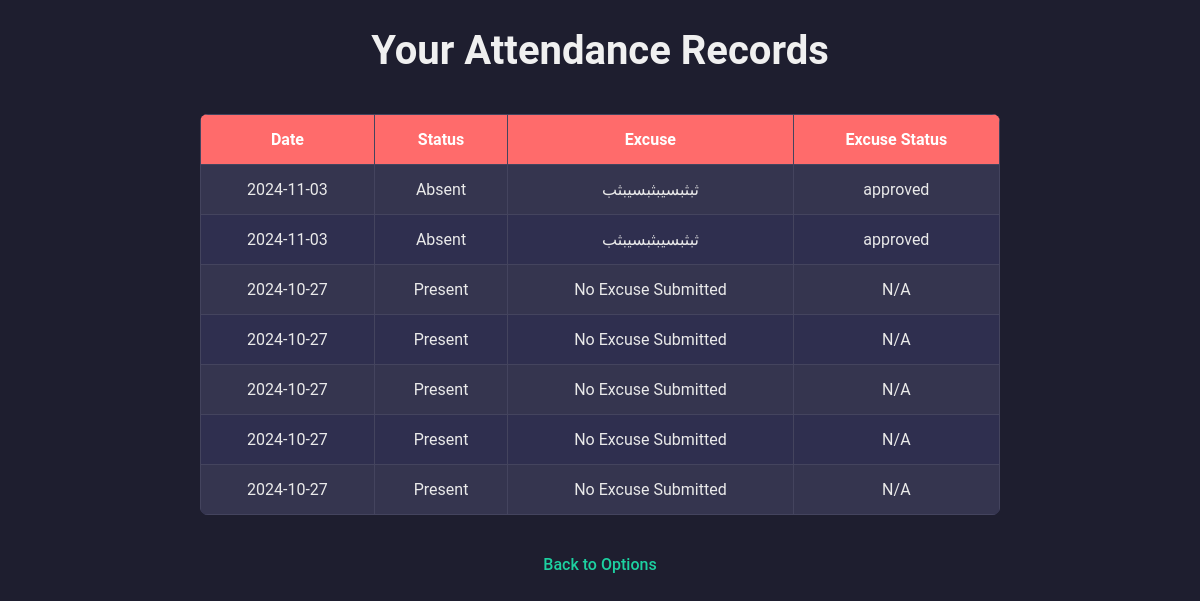
Page /view_student_attendance (signed in) on the committed database.
### tables this page shows
CREATE TABLE AttendanceRecord (
    id INTEGER PRIMARY KEY AUTOINCREMENT,
    student_id INTEGER,
    date TEXT,
    status TEXT,
    excuse TEXT,
    class_id INTEGER,
    excuse_status TEXT,
    FOREIGN KEY (student_id) REFERENCES Students(id),
    FOREIGN KEY (class_id) REFERENCES Classes(id)
);

### AttSys/app.py (the view)
@app.route('/view_student_attendance')
def view_student_attendance():
    if 'student_id' not in session:
        return redirect(url_for('student_login'))
    student_id = session['student_id']
    db = get_db()
    cursor = db.cursor()
    cursor.execute("""
        SELECT date, status, excuse, excuse_status
        FROM AttendanceRecord
        WHERE student_id = ?
        ORDER BY date DESC
    """, (student_id,))
    attendance_records = cursor.fetchall()
    return render_template('view_student_attendance.html', attendance_records=attendance_records)

### AttSys/app.py (called while the page is built)
def get_db():
    DATABASE = 'attendance.db'
    db = getattr(g, '_database', None)
    if db is None:
        db = g._database = sqlite3.connect(DATABASE)
    return db

@app.teardown_appcontext
def close_connection(exception):
    DATABASE = 'attendance.db'
    db = getattr(g, '_database', None)
    if db is not None:
        db.close()

### AttSys/templates/view_student_attendance.html (shortened to what this page needs)
<!DOCTYPE html>
<html>
<head>
    <link rel="stylesheet" href="/static/style.css">
</head>
<body>
    <h1>Your Attendance Records</h1>
    <table>
        <tr>
            <th>Date</th>
            <th>Status</th>
            <th>Excuse</th>
            <th>Excuse Status</th>
        </tr>
        {% for record in attendance_records %}
        <tr>
            <td>{{ record[0] }}</td>
            <td>{{ record[1] }}</td>
            <td>{{ record[2] or 'No Excuse Submitted' }}</td>
            <td>{{ record[3] if record[2] else 'N/A' }}</td>
        </tr>
        {% endfor %}
    </table>
    <a href="{{ url_for('student_options') }}">Back to Options</a>
</body>
</html>

### AttSys/static/style.css (style rules this page uses)
body { font-family: 'Roboto', Arial, sans-serif; background-color: #1e1e2f; color: #dcdcdc; margin: 0; padding: 0; text-align: center; }
h1 { color: #f0f0f0; margin-bottom: 20px; font-size: 2.5rem; font-weight: 10000; }
a { display: block; color: #1dd1a1; font-size: 1rem; font-weight: 500; margin-top: 25px; text-decoration: none; transition: color 0.3s ease; }
table { margin: 40px auto; border-collapse: collapse; width: 95%; max-width: 800px; font-size: 1rem; background-color: #3a3a5c; color: #f0f0f0; border-radius: 8px; overflow: hidden; }
th, td { padding: 15px; border: 1px solid #44445e; }
th { background-color: #ff6b6b; font-weight: 700; color: #ffffff; }
td { background-color: #2f2f4f; color: #eaeaea; }
tr:nth-child(even) td { background-color: #35354f; }

### rows in the picture
AttendanceRecord: date "2024-11-03", status "Absent", excuse "ثبثبسيبثبسيبثب", excuse+excuse_status "approved"
AttendanceRecord: date "2024-11-03", status "Absent", excuse "ثبثبسيبثبسيبثب", excuse+excuse_status "approved"
AttendanceRecord: date "2024-10-27", status "Present", record "No Excuse Submitted", record "N/A"
AttendanceRecord: date "2024-10-27", status "Present", record "No Excuse Submitted", record "N/A"
AttendanceRecord: date "2024-10-27", status "Present", record "No Excuse Submitted", record "N/A"
AttendanceRecord: date "2024-10-27", status "Present", record "No Excuse Submitted", record "N/A"
AttendanceRecord: date "2024-10-27", status "Present", record "No Excuse Submitted", record "N/A"
